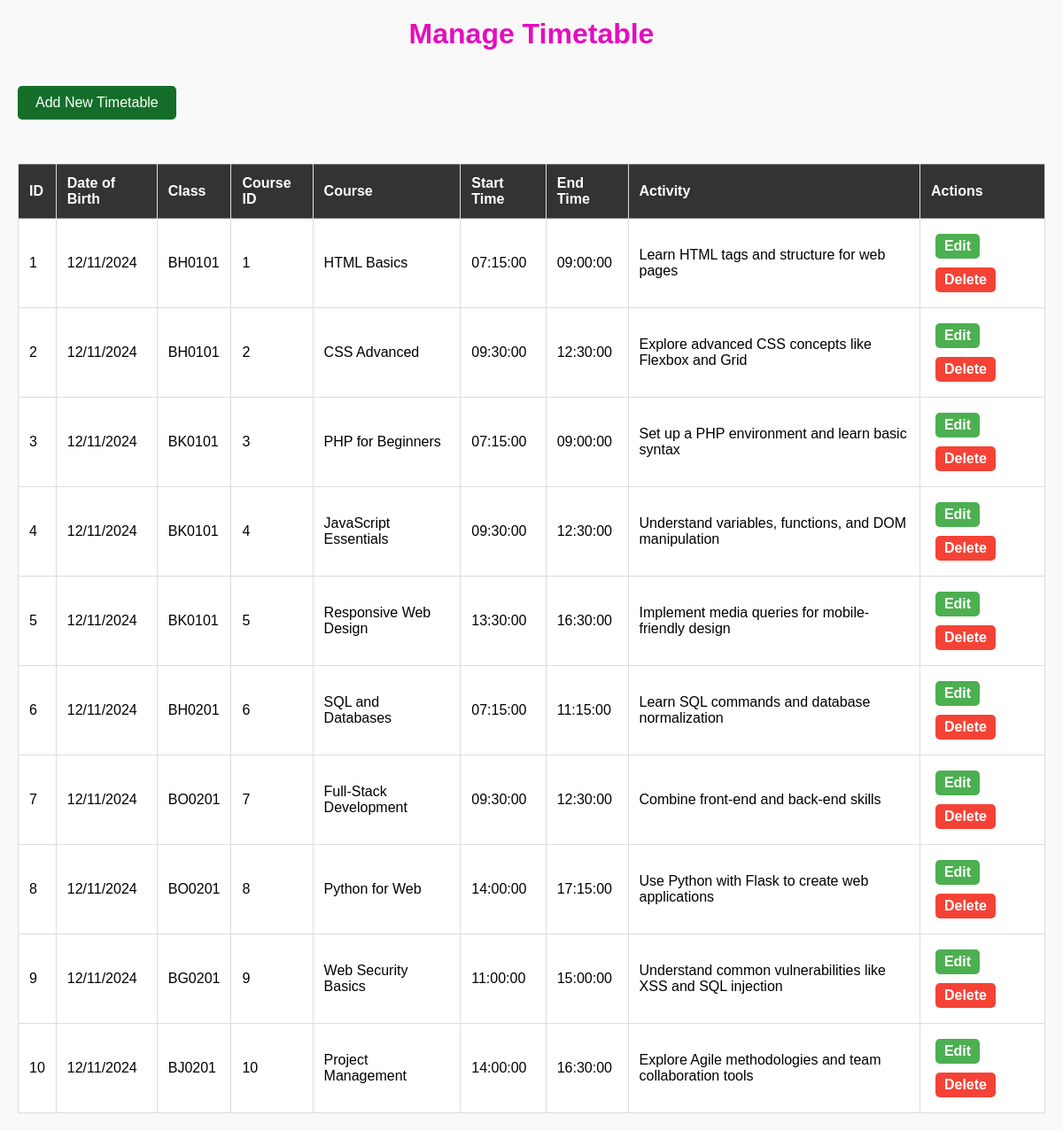
/viewTimetable.php, run on the app's committed database.
### tables this page shows
CREATE TABLE schedule (
    id INT AUTO_INCREMENT PRIMARY KEY,
    birth_date DATE NOT NULL,          
    class VARCHAR(255) NOT NULL,       
    start_time TIME NOT NULL,          
    end_time TIME NOT NULL,   
    course_id INT NOT NULL, 
    Courses VARCHAR(255) NOT NULL,     
    activity VARCHAR(255) NOT NULL,  
    FOREIGN KEY (course_id) REFERENCES courses(id) ON DELETE CASCADE
);

### viewTimetable.php (the view, shortened to what this page needs)
<?php
include('db.php');
$sql = "SELECT * FROM schedule";
$result = $conn->query($sql);
?>
<!DOCTYPE html>
<html lang="en">
<head>
    <link rel="stylesheet" href="viewTimetable.css">
</head>
<body>
    <h1>Manage Timetable</h1>
    <a href="add_schedule.php">Add New Timetable</a>
    <table border="1">
        <tr>
            <th>ID</th>
            <th>Date of Birth</th>
            <th>Class</th>
            <th>Course ID</th>
            <th>Course</th>
            <th>Start Time</th>
            <th>End Time</th>
            <th>Activity</th>
            <th>Actions</th>
        </tr>
        <?php
        if ($result->num_rows > 0) {
            while ($row = $result->fetch_assoc()) {
                $birth_date = $row['birth_date'];
                echo "<tr>";
                echo "<td>" . $row['id'] . "</td>";
                echo "<td>" . date('d/m/Y', strtotime($birth_date)) . "</td>";
                echo "<td>" . $row['class'] . "</td>";
                echo "<td>" . $row['course_id'] . "</td>";
                echo "<td>" . $row['Courses'] . "</td>";
                echo "<td>" . $row['start_time'] . "</td>";
                echo "<td>" . $row['end_time'] . "</td>";
                echo "<td>" . $row['activity'] . "</td>";
                echo "<td>
                        <a href='edit_schedule.php?id=" . $row['id'] . "'>Edit</a>
                        <a href='delete_schedule.php?id=" . $row['id'] . "'>Delete</a>
                      </td>";
                echo "</tr>";
            }
        } else {
            echo "<tr><td colspan='8'>No records found</td></tr>";
        }
        ?>
    </table>
</body>
</html>

### viewTimetable.css (style rules this page uses)
* { margin: 0; padding: 0; box-sizing: border-box; }
body { font-family: Arial, sans-serif; background-color: #f9f9f9; padding: 20px; }
h1 { text-align: center; color: #e40dbd; margin-bottom: 20px; }
a { text-decoration: none; color: #fff; }
a[href="add_schedule.php"] { display: inline-block; background-color: #4CAF50; color: white; padding: 10px 20px; border-radius: 5px; text-align: center; margin: 20px auto; transition: background-color 0.3s; }
table { width: 100%; margin-top: 30px; border-collapse: collapse; background-color: #fff; }
th { background-color: #333; color: white; padding: 12px; text-align: left; border-right: 1px solid #ddd; }
td { padding: 12px; text-align: left; border-bottom: 1px solid #ddd; border-right: 1px solid #ddd; }
td a { text-decoration: none; padding: 5px 10px; border-radius: 5px; margin: 5px; font-weight: bold; display: inline-block; transition: background-color 0.3s, color 0.3s; }
td a[href*="edit"] { background-color: #4CAF50; color: white; }
td a[href*="delete"] { background-color: #f44336; color: white; }
a[href="add_schedule.php"] { display: inline-block; background-color: #146e29; color: white; padding: 10px 20px; border-radius: 5px; text-align: center; margin: 20px auto; transition: background-color 0.3s; }
td:first-child, th:first-child { border-left: 1px solid #ddd; }

### viewTimetable.php (style rules this page uses)
a[href="add_schedule.php"] { background-color: #146e29; }
h1 { color: #e40dbd; }

### data on the page
schedule: id "1", birth_date "12/11/2024", class "BH0101", course "1", Courses "HTML Basics", start_time "07:15:00", end_time "09:00:00", activity "Learn HTML tags and structure for web pages"
schedule: id "2", birth_date "12/11/2024", class "BH0101", course "2", Courses "CSS Advanced", start_time "09:30:00", end_time "12:30:00", activity "Explore advanced CSS concepts like Flexbox and Grid"
schedule: id "3", birth_date "12/11/2024", class "BK0101", course "3", Courses "PHP for Beginners", start_time "07:15:00", end_time "09:00:00", activity "Set up a PHP environment and learn basic syntax"
schedule: id "4", birth_date "12/11/2024", class "BK0101", course "4", Courses "JavaScript Essentials", start_time "09:30:00", end_time "12:30:00", activity "Understand variables, functions, and DOM manipulation"
schedule: id "5", birth_date "12/11/2024", class "BK0101", course "5", Courses "Responsive Web Design", start_time "13:30:00", end_time "16:30:00", activity "Implement media queries for mobile-friendly design"
schedule: id "6", birth_date "12/11/2024", class "BH0201", course "6", Courses "SQL and Databases", start_time "07:15:00", end_time "11:15:00", activity "Learn SQL commands and database normalization"
schedule: id "7", birth_date "12/11/2024", class "BO0201", course "7", Courses "Full-Stack Development", start_time "09:30:00", end_time "12:30:00", activity "Combine front-end and back-end skills"
schedule: id "8", birth_date "12/11/2024", class "BO0201", course "8", Courses "Python for Web", start_time "14:00:00", end_time "17:15:00", activity "Use Python with Flask to create web applications"
schedule: id "9", birth_date "12/11/2024", class "BG0201", course "9", Courses "Web Security Basics", start_time "11:00:00", end_time "15:00:00", activity "Understand common vulnerabilities like XSS and SQL injection"
schedule: id "10", birth_date "12/11/2024", class "BJ0201", course "10", Courses "Project Management", start_time "14:00:00", end_time "16:30:00", activity "Explore Agile methodologies and team collaboration tools"
